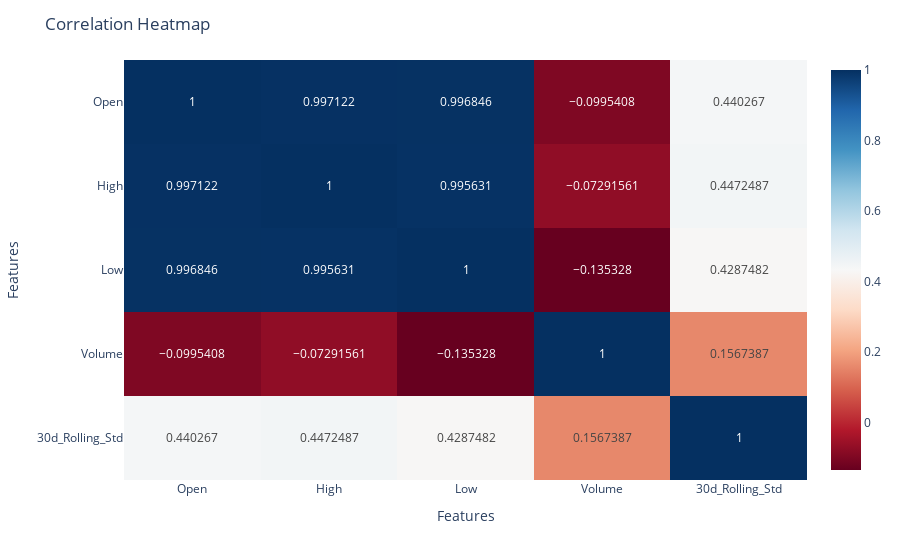

The code cell stored with this chart in its notebook:
### Code cell
# EDA: Correlation Heatmaps
corr_matrix = data.dropna().corr()

# Create an interactive heatmap
fig = px.imshow(corr_matrix, text_auto=True, color_continuous_scale='RdBu', aspect="auto")
fig.update_layout(title='Correlation Heatmap', xaxis_title='Features', yaxis_title='Features')
fig.show()

### Figure 1 — Plotly figure (JSON) as saved in the notebook; plotly's stock layout.template omitted (floating-point values rounded to 4 significant figures)
{"data": [{"coloraxis": "coloraxis", "hovertemplate": "x: %{x}<br>y: %{y}<br>color: %{z}<extra></extra>", "name": "0", "texttemplate": "%{z}", "type": "heatmap", "x": ["Open", "High", "Low", "Volume", "30d_Rolling_Std"], "xaxis": "x", "y": ["Open", "High", "Low", "Volume", "30d_Rolling_Std"], "yaxis": "y", "z": [[1, 0.9971, 0.9968, -0.09954, 0.4403], [0.9971, 1, 0.9956, -0.07292, 0.4472], [0.9968, 0.9956, 1, -0.1353, 0.4287], [-0.09954, -0.07292, -0.1353, 1, 0.1567], [0.4403, 0.4472, 0.4287, 0.1567, 1]]}], "layout": {"coloraxis": {"colorscale": [[0, "rgb(103,0,31)"], [0.1, "rgb(178,24,43)"], [0.2, "rgb(214,96,77)"], [0.3, "rgb(244,165,130)"], [0.4, "rgb(253,219,199)"], [0.5, "rgb(247,247,247)"], [0.6, "rgb(209,229,240)"], [0.7, "rgb(146,197,222)"], [0.8, "rgb(67,147,195)"], [0.9, "rgb(33,102,172)"], [1, "rgb(5,48,97)"]]}, "margin": {"t": 60}, "title": {"text": "Correlation Heatmap"}, "xaxis": {"anchor": "y", "domain": [0, 1], "title": {"text": "Features"}}, "yaxis": {"anchor": "x", "autorange": "reversed", "domain": [0, 1], "title": {"text": "Features"}}}}
